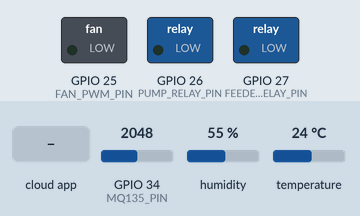
Bench run of a sketch on a simulated ESP32. On the bench: switched loads named in the sketch (green lamp = pin HIGH). Inputs (shaded band) come from the test bench; at power-on: GPIO 34 (MQ135_PIN) = 2048, humidity 55 %, temperature 24 °C. WiFi joins after 1.5 s; servers stay silent unless stated; the local clock reads 2024-03-15 10:24:30 at power-on unless the sketch sets it; the Firebase database answers and starts empty; what the sketch prints to the serial monitor is not drawn.

Above: at 3.7 s.
3.8 s: the phone or cloud app sets fan to 1
At 5.5 s:
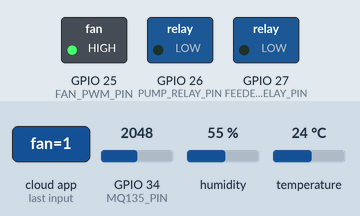
5.8 s: the phone or cloud app sets pump to 1
At 6.9 s:
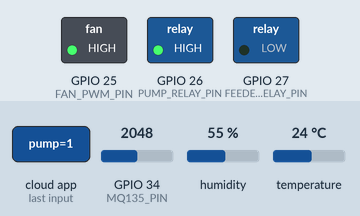
7.7 s: the phone or cloud app sets feed_now to 1
At 8.4 s:
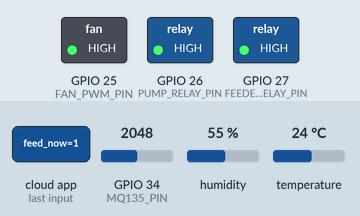
11.9 s: the phone or cloud app sets fan to 0
At 13.6 s:
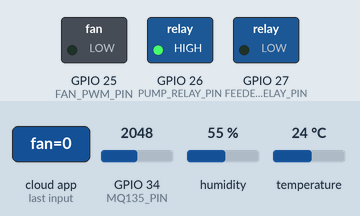
13.9 s: the phone or cloud app sets feed_now to 1
At 15.2 s:
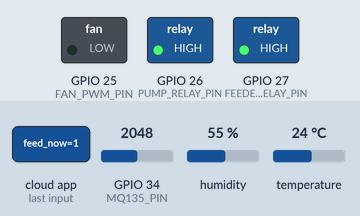
18.2 s: the phone or cloud app sets pump to 0
At 19.5 s:
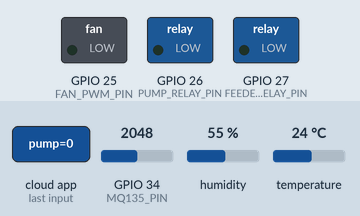
Timing chart, 0 to 21.0 s (numbered marks = the images above; inputs shaded):
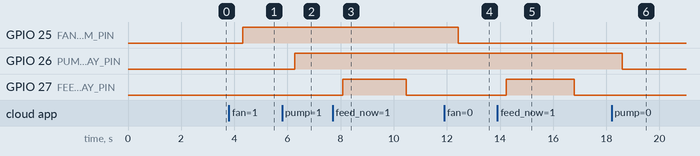

Measured:
- after the input at 3.8 s, GPIO 25 (FAN_PWM_PIN): LOW → HIGH after 0.51 s
- after the input at 5.8 s, GPIO 26 (PUMP_RELAY_PIN): LOW → HIGH after 0.47 s
- after the input at 7.7 s, GPIO 27 (FEEDER_RELAY_PIN): LOW → HIGH after 0.37 s, → LOW 2.4 s later
- after the input at 11.9 s, GPIO 25 (FAN_PWM_PIN): HIGH → LOW after 0.53 s
- after the input at 13.9 s, GPIO 27 (FEEDER_RELAY_PIN): LOW → HIGH after 0.34 s, → LOW 2.6 s later
- after the input at 18.2 s, GPIO 26 (PUMP_RELAY_PIN): HIGH → LOW after 0.40 s

The sketch:

esp32_smartquail.ino
```cpp
/*
 * SmartQuail - ESP32 Firmware for Quail Cage Monitoring & Control
 * ----------------------------------------------------------------------
 * Hardware:
 *   - ESP32 Dev Board
 *   - DHT22 (temperature & humidity) on GPIO 4
 *   - MQ-135 (ammonia gas sensor) on GPIO 34 (ADC)
 *   - MOSFET PWM for fan control on GPIO 25
 *   - Relay 1: Water Pump on GPIO 26
 *   - Relay 2: Auto Feeder on GPIO 27
 *
 * Firebase Realtime Database paths (V5.0):
 *   /sensor_data   <- ESP32 writes sensor readings & relay status
 *   /controls      <- ESP32 reads user commands
 *   /history       <- ESP32 writes time-series records
 *
 * Dependencies (Arduino Library Manager):
 *   - Firebase ESP32 Client by Mobizt
 *   - DHT sensor library by Adafruit
 *   - MQ135 library (optional, or use raw ADC formula)
 *
 * THI Formula: THI = T - 0.55 * (1 - RH/100) * (T - 14.5)
 *   T = temperature (C),  RH = relative humidity (%)
 * ----------------------------------------------------------------------
 */

#include <WiFi.h>
#include <Firebase_ESP_Client.h>
#include <DHT.h>
#include "time.h"

// ===================== CONFIGURATION =====================
#define WIFI_SSID       "YOUR_WIFI_SSID"
#define WIFI_PASSWORD   "YOUR_WIFI_PASSWORD"

#define FIREBASE_HOST   "smartquail-18658-default-rtdb.asia-southeast1.firebasedatabase.app"
#define FIREBASE_AUTH   "YOUR_DATABASE_SECRET"

#define DHTPIN          4
#define DHTTYPE         DHT22
#define MQ135_PIN       34
#define FAN_PWM_PIN     25
#define PUMP_RELAY_PIN  26
#define FEEDER_RELAY_PIN 27

#define UPDATE_INTERVAL  5000
#define HISTORY_INTERVAL 300000

// NTP settings (Indonesia = GMT+7)
#define GMT_OFFSET_SEC   25200
#define DAYLIGHT_OFFSET  0

// ===================== OBJECTS =====================
DHT dht(DHTPIN, DHTTYPE);
FirebaseData fbdo;
FirebaseAuth auth;
FirebaseConfig config;

// ===================== GLOBALS =====================
unsigned long lastUpdate = 0;
unsigned long lastHistoryWrite = 0;
unsigned long feedStartTime = 0;
bool feedActive = false;
bool fanState = false;
bool pumpState = false;

// ===================== FUNCTION PROTOTYPES =====================
void connectWiFi();
void syncNTP();
void setupFirebase();
float readTemperature();
float readHumidity();
float readAmmonia();
float calculateTHI(float temp, float humidity);
void writeSensorData(float temp, float hum, float thi, float nh3, bool fan, bool pump, bool online);
void writeHistory(float temp, float hum, float thi, float nh3, bool fan, bool pump);
void readControls();
void executeControl(bool fan, bool pump);
void startFeeding();
void checkFeedStatus();

// ===================== SETUP =====================
void setup() {
  Serial.begin(115200);
  delay(1000);
  Serial.println("\n===================================");
  Serial.println(" SmartQuail ESP32 Firmware v5.0");
  Serial.println("===================================");

  dht.begin();
  pinMode(MQ135_PIN, INPUT);
  pinMode(FAN_PWM_PIN, OUTPUT);
  pinMode(PUMP_RELAY_PIN, OUTPUT);
  pinMode(FEEDER_RELAY_PIN, OUTPUT);
  digitalWrite(FAN_PWM_PIN, LOW);
  digitalWrite(PUMP_RELAY_PIN, LOW);
  digitalWrite(FEEDER_RELAY_PIN, LOW);

  connectWiFi();
  syncNTP();
  setupFirebase();
}

// ===================== LOOP =====================
void loop() {
  unsigned long now = millis();

  readControls();
  checkFeedStatus();

  if (now - lastUpdate >= UPDATE_INTERVAL) {
    lastUpdate = now;

    float temp = readTemperature();
    float hum  = readHumidity();
    float nh3  = readAmmonia();
    float thi  = calculateTHI(temp, hum);

    Serial.printf("[SENSOR] T=%.1fC  H=%.1f%%  THI=%.1f  NH3=%.1fppm  Fan=%d  Pump=%d\n",
                  temp, hum, thi, nh3, fanState, pumpState);

    writeSensorData(temp, hum, thi, nh3, fanState, pumpState, true);

    if (now - lastHistoryWrite >= HISTORY_INTERVAL) {
      lastHistoryWrite = now;
      writeHistory(temp, hum, thi, nh3, fanState, pumpState);
    }
  }
}

// ===================== WiFi =====================
void connectWiFi() {
  Serial.printf("Connecting to WiFi: %s\n", WIFI_SSID);
  WiFi.begin(WIFI_SSID, WIFI_PASSWORD);
  while (WiFi.status() != WL_CONNECTED) {
    delay(500);
    Serial.print(".");
  }
  Serial.printf("\nWiFi connected. IP: %s\n", WiFi.localIP().toString().c_str());
}

// ===================== NTP Time Sync =====================
void syncNTP() {
  Serial.print("Syncing NTP time...");
  configTime(GMT_OFFSET_SEC, DAYLIGHT_OFFSET, "pool.ntp.org", "time.nist.gov");

  struct tm timeinfo;
  int retry = 0;
  while (!getLocalTime(&timeinfo) && retry < 10) {
    delay(500);
    Serial.print(".");
    retry++;
  }

  if (retry >= 10) {
    Serial.println("\n[WARN] NTP sync failed. History will not be written.");
    return;
  }

  char buf[64];
  strftime(buf, sizeof(buf), "%Y-%m-%d %H:%M:%S", &timeinfo);
  Serial.printf("\nNTP synced: %s\n", buf);
}

// ===================== Firebase Setup =====================
void setupFirebase() {
  config.database_url = FIREBASE_HOST;
  config.signer.tokens.legacy_token = FIREBASE_AUTH;
  fbdo.setResponseSize(4096);
  Firebase.begin(&config, &auth);
  Firebase.reconnectWiFi(true);
  Serial.println("Firebase initialized.");
}

// ===================== SENSOR READING =====================
float readTemperature() {
  float t = dht.readTemperature();
  if (isnan(t)) {
    Serial.println("[WARN] DHT22 temperature read failed!");
    return 0.0;
  }
  return t;
}

float readHumidity() {
  float h = dht.readHumidity();
  if (isnan(h)) {
    Serial.println("[WARN] DHT22 humidity read failed!");
    return 0.0;
  }
  return h;
}

float readAmmonia() {
  int raw = analogRead(MQ135_PIN);
  float voltage = raw * (3.3 / 4095.0);

  // Guard: division by zero when sensor not ready
  if (voltage < 0.05) return 0.0;

  float rs = (3.3 - voltage) / voltage;
  float ppm = rs * 10.0;
  return ppm;
}

float calculateTHI(float temp, float humidity) {
  return temp - 0.55 * (1.0 - humidity / 100.0) * (temp - 14.5);
}

// ===================== FIREBASE: Write Sensor Data =====================
void writeSensorData(float temp, float hum, float thi, float nh3, bool fan, bool pump, bool online) {
  FirebaseJson json;
  json.set("temperature", temp);
  json.set("humidity", hum);
  json.set("thi", thi);
  json.set("ammonia", nh3);
  json.set("relay_fan", fan);
  json.set("relay_pump", pump);
  json.set("online", online);

  struct tm timeinfo;
  if (getLocalTime(&timeinfo)) {
    json.set("hour", timeinfo.tm_hour);
    json.set("minute", timeinfo.tm_min);
  } else {
    json.set("hour", 0);
    json.set("minute", 0);
  }

  json.set("device_id", "ESP32-01");

  if (Firebase.RTDB.setJSON(&fbdo, "/sensor_data", &json)) {
    Serial.println("[FB] sensor_data written OK");
  } else {
    Serial.printf("[FB] sensor_data FAILED: %s\n", fbdo.errorReason().c_str());
  }
}

// ===================== FIREBASE: Write History =====================
void writeHistory(float temp, float hum, float thi, float nh3, bool fan, bool pump) {
  struct tm timeinfo;
  if (!getLocalTime(&timeinfo)) {
    Serial.println("[FB] Skipped history write: NTP time not available");
    return;
  }

  char dateStr[11];
  snprintf(dateStr, sizeof(dateStr), "%04d-%02d-%02d",
           timeinfo.tm_year + 1900, timeinfo.tm_mon + 1, timeinfo.tm_mday);

  char timeStr[6];
  snprintf(timeStr, sizeof(timeStr), "%02d:%02d",
           timeinfo.tm_hour, timeinfo.tm_min);

  char path[64];
  snprintf(path, sizeof(path), "/history/%s/%s", dateStr, timeStr);

  FirebaseJson json;
  json.set("t", temp);
  json.set("h", hum);
  json.set("a", nh3);
  json.set("thi", thi);
  json.set("f", fan ? 1 : 0);
  json.set("p", pump ? 1 : 0);

  if (Firebase.RTDB.setJSON(&fbdo, path, &json)) {
    Serial.printf("[FB] history written: %s/%s\n", dateStr, timeStr);
  } else {
    Serial.printf("[FB] history FAILED: %s\n", fbdo.errorReason().c_str());
  }
}

// ===================== FIREBASE: Read Controls =====================
void readControls() {
  if (Firebase.RTDB.getBool(&fbdo, "/controls/fan")) {
    bool newFan = fbdo.boolData();
    if (newFan != fanState) {
      fanState = newFan;
      Serial.printf("[CTRL] Fan -> %s\n", fanState ? "ON" : "OFF");
    }
  }

  if (Firebase.RTDB.getBool(&fbdo, "/controls/pump")) {
    bool newPump = fbdo.boolData();
    if (newPump != pumpState) {
      pumpState = newPump;
      Serial.printf("[CTRL] Pump -> %s\n", pumpState ? "ON" : "OFF");
    }
  }

  if (Firebase.RTDB.getBool(&fbdo, "/controls/feed_now")) {
    bool feedCmd = fbdo.boolData();
    if (feedCmd) {
      Serial.println("[CTRL] Feed triggered!");
      startFeeding();
      Firebase.RTDB.setBool(&fbdo, "/controls/feed_now", false);
    }
  }

  executeControl(fanState, pumpState);
}

// ===================== ACTUATOR CONTROL =====================
void executeControl(bool fan, bool pump) {
  if (fan) {
    analogWrite(FAN_PWM_PIN, 255);
  } else {
    analogWrite(FAN_PWM_PIN, 0);
  }
  digitalWrite(PUMP_RELAY_PIN, pump ? HIGH : LOW);
}

// ===================== NON-BLOCKING FEEDER =====================
void startFeeding() {
  feedActive = true;
  feedStartTime = millis();
  digitalWrite(FEEDER_RELAY_PIN, HIGH);
}

void checkFeedStatus() {
  if (feedActive && (millis() - feedStartTime >= 2000)) {
    feedActive = false;
    digitalWrite(FEEDER_RELAY_PIN, LOW);
    Serial.println("[CTRL] Feeder OFF (2s completed)");
  }
}

// ===================== END =====================
```
